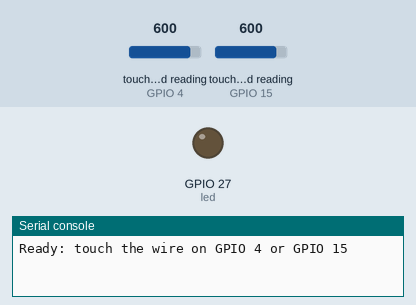
Recording of a program running on a simulated ESP32 board running MicroPython. On the bench: output pins drawn as LEDs (lit = HIGH), the last lines printed to the serial console. The inputs (shaded band) are chosen by the test bench; at power-on: touch-pad reading (sensors on GPIO 4, GPIO 15) 600.

Above: at 1.6 s.
1.7 s: touch-pad reading (sensor on GPIO 4) set to 426
3.2 s: touch-pad reading (sensor on GPIO 4) set to 410
At 4.1 s:
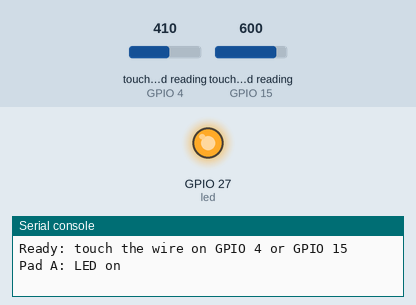
Timing chart, 0 to 6.2 s (numbered marks = the images above; inputs shaded):
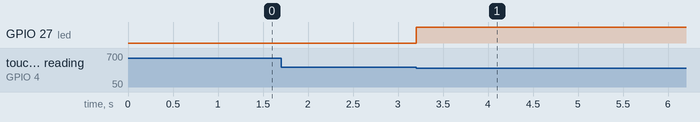

Measured:
- the behaviour switches between 420 and 419 on touch-pad reading (sensor on GPIO 4) (found by bisection; images 0 and 1)
- after the input at 1.7 s, every drawn part: stays the same
- after the input at 3.2 s, GPIO 27 (led): LOW → HIGH at once

The program:

touch_button.py
```python
# A reusable touch "button": works out its own threshold at startup,
# then reports each new touch once, just like Button.was_pressed()
import time
from machine import Pin, TouchPad

LED_PIN = 27


class TouchButton:
    def __init__(self, pin_number, sensitivity=0.7):
        self.pad = TouchPad(Pin(pin_number))
        # Measure the untouched value a few times and average it.
        # Don't touch the pad while the program starts!
        total = 0
        for i in range(10):
            total += self.pad.read()
            time.sleep_ms(20)
        baseline = total // 10
        # A touch drops the reading well below the baseline
        self.threshold = int(baseline * sensitivity)
        self._was_down = False

    def is_touched(self):
        return self.pad.read() < self.threshold

    def was_touched(self):
        # True once each time a finger lands on the pad
        down = self.is_touched()
        new_touch = down and not self._was_down
        self._was_down = down
        return new_touch


led = Pin(LED_PIN, Pin.OUT)
pad_a = TouchButton(4)
pad_b = TouchButton(15)
print("Ready: touch the wire on GPIO 4 or GPIO 15")

while True:
    if pad_a.was_touched():
        led.value(not led.value())   # pad A toggles the LED
        print("Pad A: LED", "on" if led.value() else "off")
    if pad_b.was_touched():
        print("Pad B touched!")
    time.sleep_ms(20)
```
